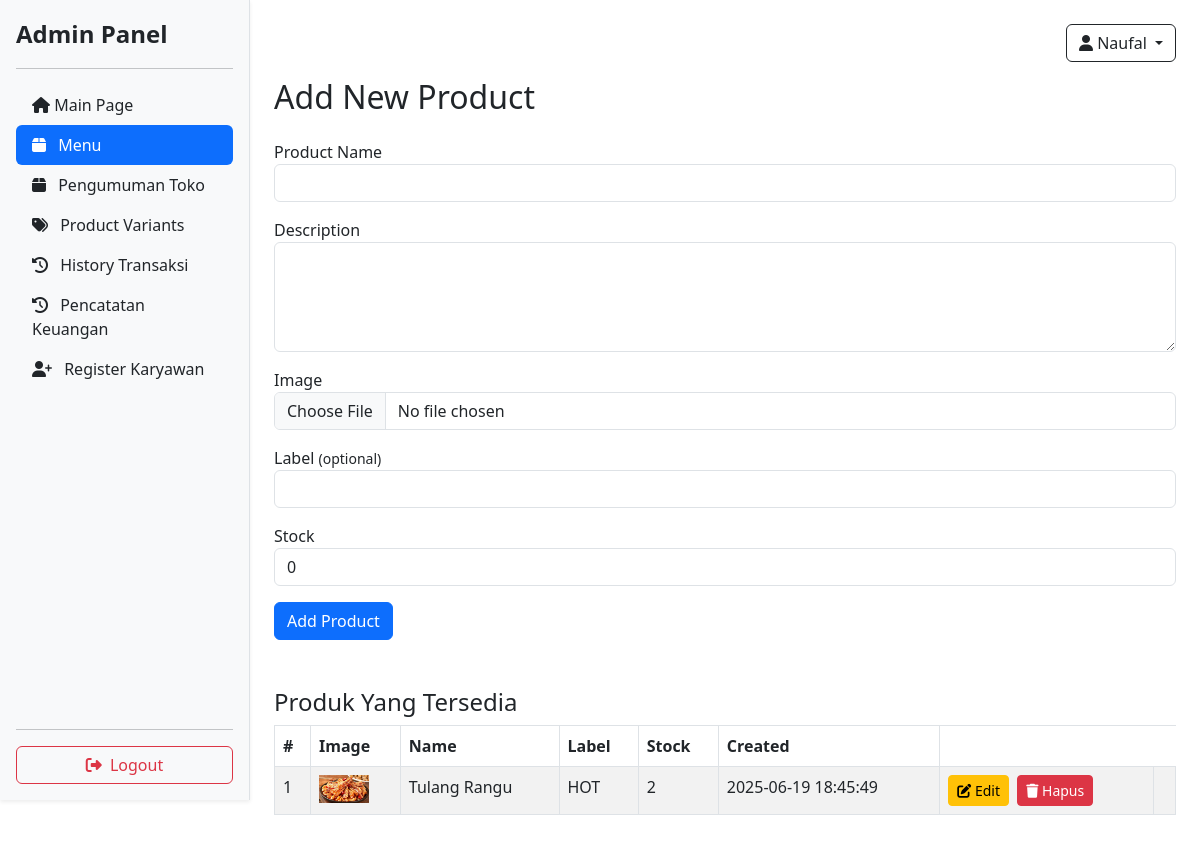
/admin/views/view_add_product.php (signed in), run on the app's committed database.
### tables this page shows
CREATE TABLE `products` (
  `id` int NOT NULL,
  `name` varchar(100) NOT NULL,
  `description` text,
  `image_path` varchar(255) DEFAULT NULL,
  `label` varchar(50) DEFAULT NULL,
  `stock` int DEFAULT '0',
  `created_at` timestamp NULL DEFAULT CURRENT_TIMESTAMP
);

### admin/controllers/controller_add_product.php (called while the page is built, shortened)
<?php
include '../../database/db.php';
$products = [];
$result = $conn->query("SELECT * FROM products ORDER BY created_at DESC");
while ($row = $result->fetch_assoc()) {
    $products[] = $row;
}

### admin/views/view_add_product.php (the view, shortened to what this page needs)
<?php
include '../controllers/controller_add_product.php';
?>
<!DOCTYPE html>
<html>
<head>
    <link href="https://cdn.jsdelivr.net/npm/bootstrap@5.3.0/dist/css/bootstrap.min.css" rel="stylesheet">
    <link href="https://cdnjs.cloudflare.com/ajax/libs/font-awesome/6.5.0/css/all.min.css" rel="stylesheet">
</head>
<body>
<div class="d-flex">
    <?php include '../includes/sidebar.php'; ?>
    <div class="p-4" style="margin-left:250px; width:100%;">
    <?php if (isset($_SESSION['user'])): ?>
    <div class="dropdown text-end mb-3">
        <button class="btn btn-outline-dark dropdown-toggle" type="button" id="userDropdown" data-bs-toggle="dropdown" aria-expanded="false">
             <i class="fas fa-user"></i> <?= htmlspecialchars($_SESSION['user']['username']) ?>
        </button>
    </div>
    <?php endif; ?>
        <h2 class="mb-4">Add New Product</h2>
        <form method="POST" enctype="multipart/form-data" class="mb-5">
            <div class="mb-3">
                <label>Product Name</label>
                <input type="text" name="name" class="form-control" required>
            </div>
            <div class="mb-3">
                <label>Description</label>
                <textarea name="description" class="form-control" rows="4" required></textarea>
            </div>
            <div class="mb-3">
                <label>Image</label>
                <input type="file" name="image" class="form-control" accept="image/*">
            </div>
            <div class="mb-3">
                <label>Label <small>(optional)</small></label>
                <input type="text" name="label" class="form-control">
            </div>
            <div class="mb-3">
                <label>Stock</label>
                <input type="number" name="stock" class="form-control" required min="0" value="0">
            </div>
            <button type="submit" class="btn btn-primary">Add Product</button>
        </form>
        <h4>Produk Yang Tersedia</h4>
        <table class="table table-bordered table-striped">
            <thead>
                <tr>
                    <th>#</th>
                    <th>Image</th>
                    <th>Name</th>
                    <th>Label</th>
                    <th>Stock</th>
                    <th>Created</th>
                </tr>
            </thead>
            <tbody>
                <?php foreach ($products as $index => $product): ?>
                <tr>
                    <td><?= $index + 1 ?></td>
                    <td>
                        <?php if (!empty($product['image_path'])): ?>
                            <img src="../../<?= htmlspecialchars($product['image_path']) ?>" width="50">
                        <?php else: ?>
                            <span>No image</span>
                        <?php endif; ?>
                    </td>
                    <td><?= htmlspecialchars($product['name']) ?></td>
                    <td><?= htmlspecialchars($product['label'] ?? '-') ?></td>
                    <td><?= (int)$product['stock'] ?></td>
                    <td><?= htmlspecialchars($product['created_at']) ?></td>
                    <td>
                        <a href="edit_product.php?id=<?= $product['id'] ?>" class="btn btn-warning btn-sm me-1">
                            <i class="fa fa-edit"></i> Edit
                        </a>
                        <form method="POST" action="../controllers/controller_delete_product.php" onsubmit="return confirm('Yakin ingin menghapus produk ini?');" style="display:inline;">
                            <button type="submit" class="btn btn-danger btn-sm">
                                <i class="fa fa-trash"></i> Hapus
                            </button>
                        </form>
                    <td>
                </tr>
                <?php endforeach; ?>
            </tbody>
        </table>
    </div>
</div>
</body>
</html>

### data on the page
products: image_path (picture), name "Tulang Rangu", label "HOT", stock "2", created_at "2025-06-19 18:45:49"

### other printed values
$_SESSION['user']['username'] "Naufal"
